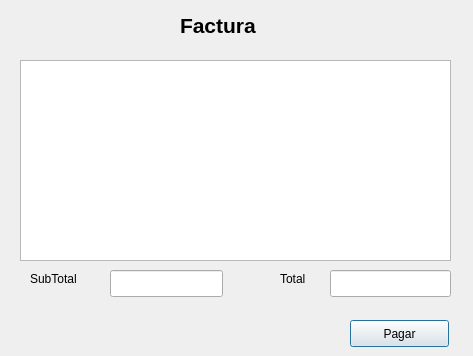
<?xml version="1.0" encoding="UTF-8"?>
<ui version="4.0">
 <class>Factura</class>
 <widget class="QDialog" name="Factura">
  <property name="geometry">
   <rect>
    <x>0</x>
    <y>0</y>
    <width>473</width>
    <height>356</height>
   </rect>
  </property>
  <property name="windowTitle">
   <string>Dialog</string>
  </property>
  <widget class="QLabel" name="label">
   <property name="geometry">
    <rect>
     <x>180</x>
     <y>10</y>
     <width>81</width>
     <height>31</height>
    </rect>
   </property>
   <property name="text">
    <string>&lt;html&gt;&lt;head/&gt;&lt;body&gt;&lt;p&gt;&lt;span style=&quot; font-size:16pt; font-weight:600;&quot;&gt;Factura&lt;/span&gt;&lt;/p&gt;&lt;/body&gt;&lt;/html&gt;</string>
   </property>
  </widget>
  <widget class="QPlainTextEdit" name="ta_productos">
   <property name="geometry">
    <rect>
     <x>20</x>
     <y>60</y>
     <width>431</width>
     <height>201</height>
    </rect>
   </property>
  </widget>
  <widget class="QLineEdit" name="tf_subtotal">
   <property name="geometry">
    <rect>
     <x>110</x>
     <y>270</y>
     <width>113</width>
     <height>27</height>
    </rect>
   </property>
  </widget>
  <widget class="QLineEdit" name="tf_total">
   <property name="geometry">
    <rect>
     <x>330</x>
     <y>270</y>
     <width>121</width>
     <height>27</height>
    </rect>
   </property>
  </widget>
  <widget class="QLabel" name="label_2">
   <property name="geometry">
    <rect>
     <x>30</x>
     <y>270</y>
     <width>67</width>
     <height>17</height>
    </rect>
   </property>
   <property name="text">
    <string>SubTotal</string>
   </property>
  </widget>
  <widget class="QLabel" name="label_3">
   <property name="geometry">
    <rect>
     <x>280</x>
     <y>270</y>
     <width>51</width>
     <height>17</height>
    </rect>
   </property>
   <property name="text">
    <string>Total</string>
   </property>
  </widget>
  <widget class="QPushButton" name="pushButton">
   <property name="geometry">
    <rect>
     <x>350</x>
     <y>320</y>
     <width>99</width>
     <height>27</height>
    </rect>
   </property>
   <property name="text">
    <string>Pagar</string>
   </property>
  </widget>
 </widget>
 <resources/>
 <connections/>
</ui>
